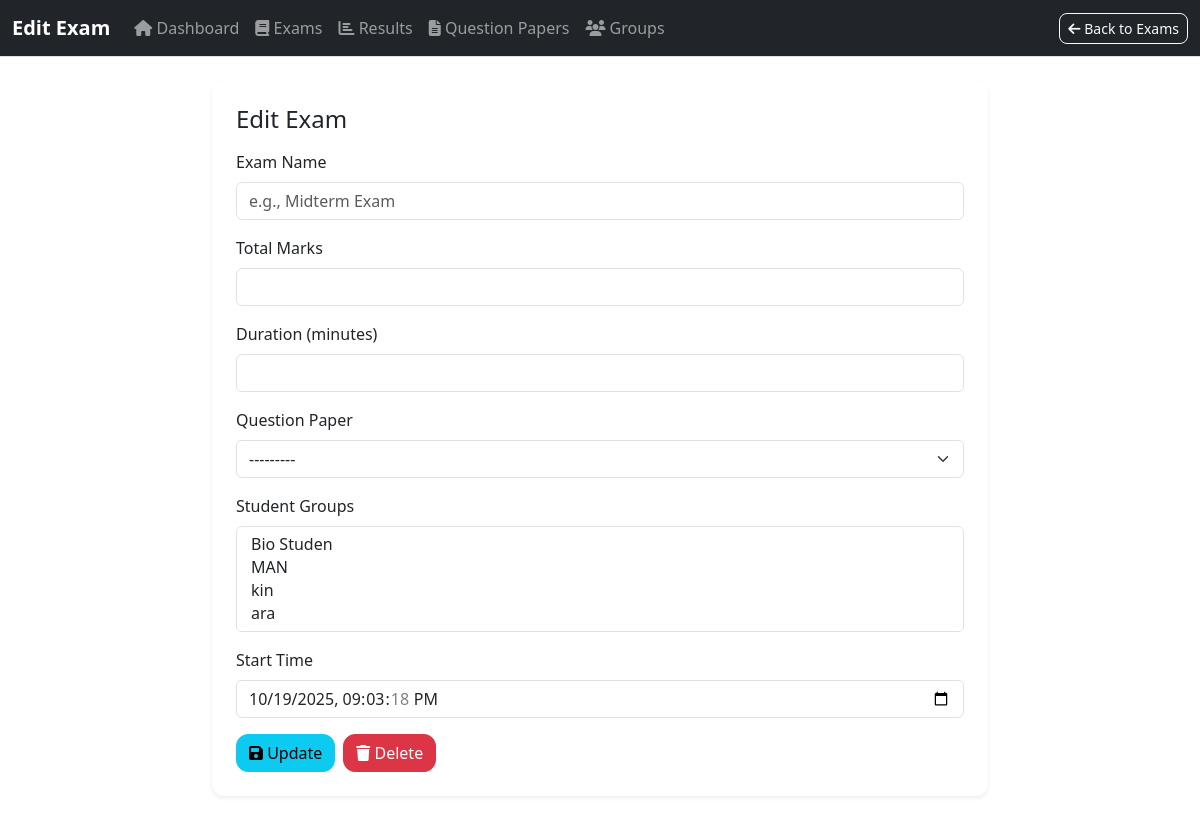
Page /prof/exams/25/edit (signed in) on the earlier database version.
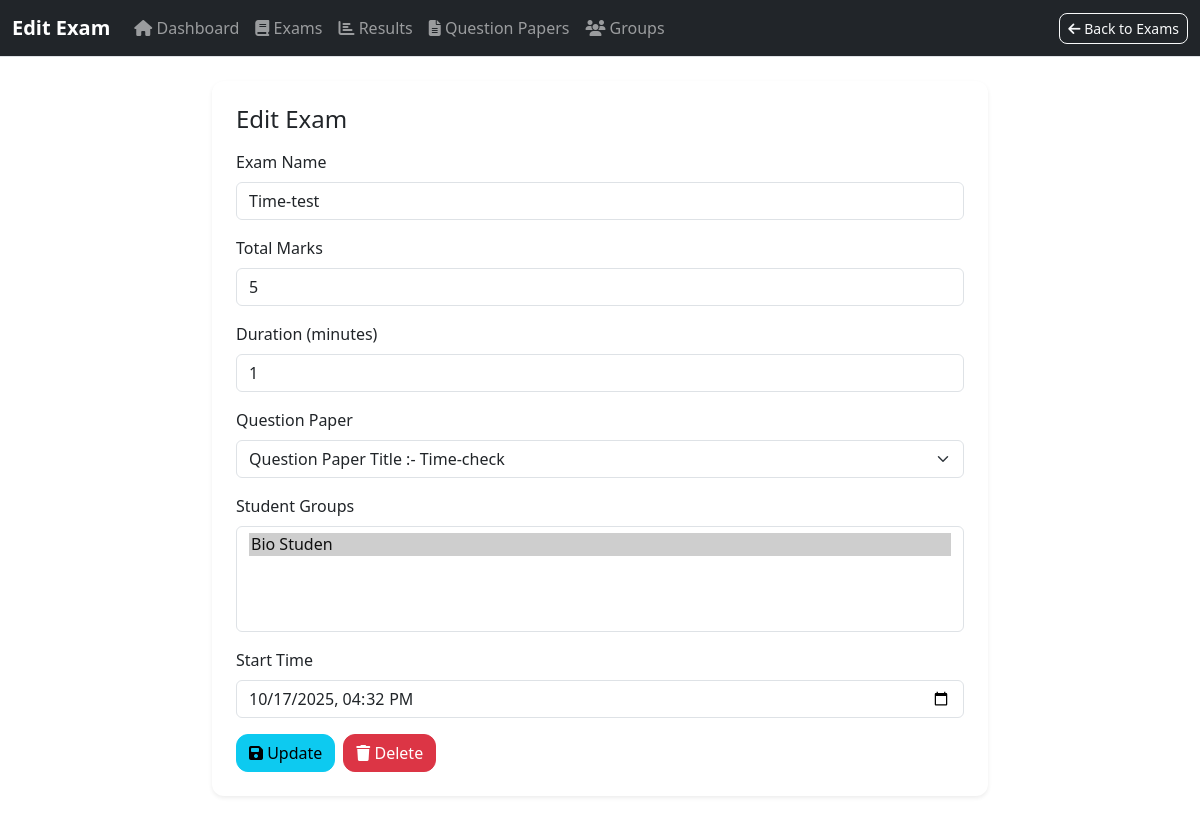
Same page on the later database version.
### main/models/exam.py (models this page shows, shortened)
class Exam_Model(models.Model):
    professor = models.ForeignKey(User, limit_choices_to={'groups__name': "Professor"}, on_delete=models.CASCADE)
    name = models.CharField(max_length=50)
    total_marks = models.IntegerField()
    duration = models.IntegerField()
    question_paper = models.ForeignKey(Question_Paper, on_delete=models.CASCADE, related_name='exams')
    student_group = models.ManyToManyField(Special_Students, related_name='exams')
    start_time = models.DateTimeField(default=timezone.now)
    end_time = models.DateTimeField(default=timezone.now)

### prof/views/exam.py (the view, shortened to what this page needs)
def edit_exam(request, exam_id):
    prof = request.user
    exam = Exam_Model.objects.filter(professor=prof, pk=exam_id).first()  # type: ignore
    new_Form = ExamForm(instance=exam)
    new_Form.fields["student_group"].queryset = Special_Students.objects.filter(professor=prof)  # type: ignore
    new_Form.fields["question_paper"].queryset = Question_Paper.objects.filter(professor=prof)  # type: ignore
    return render(request, 'prof/exam/edit_exam.html', {
        'form': new_Form, 'exam': exam, 'prof': prof
    })

### prof/forms.py
class ExamForm(forms.ModelForm):
    class Meta:
        model = Exam_Model
        exclude = ['professor', 'end_time']
        widgets = {
            'name': forms.TextInput(attrs={'class': 'form-control', 'placeholder': 'e.g., Midterm Exam'}),
            'total_marks': forms.NumberInput(attrs={'class': 'form-control', 'min': '0'}),
            'duration': forms.NumberInput(attrs={'class': 'form-control', 'min': '1', 'step': '1'}),
            'question_paper': forms.Select(attrs={'class': 'form-select'}),
            'student_group': forms.SelectMultiple(attrs={'class': 'form-select'}),
            'start_time': forms.DateTimeInput(attrs={'class': 'form-control', 'type': 'datetime-local'}),
        }

### main/models/group.py (called while the page is built)
    def __str__(self):
        return self.category_name

### main/models/question_paper.py (called while the page is built)
    def __str__(self):
        return f' Question Paper Title :- {self.qPaperTitle}\n'

### prof/templates/prof/exam/edit_exam.html (shortened to what this page needs)
{% extends 'prof/base/base.html' %}
{% load static %}
{% block navbar_title %}Edit Exam{% endblock navbar_title %}
{% block buttons %}
    <a class="btn btn-outline-light btn-sm" href="{% url 'prof:view_exams' %}"><i class="fa fa-arrow-left"></i> Back to Exams</a>
{% endblock buttons %}
{% block body %}
    <div class="container py-4">
        <div class="row justify-content-center">
            <div class="col-lg-8 col-md-10">
                <div class="card shadow-sm border-0 rounded-4">
                    <div class="card-body p-4">
                        <h2 class="h4 mb-3">Edit Exam</h2>
                        <form method="POST" class="needs-validation" novalidate>
                            <div class="mb-3">
                                <label class="form-label" for="{{ form.name.id_for_label }}">Exam Name</label>
                                {{ form.name }}
                            </div>
                            <div class="mb-3">
                                <label class="form-label" for="{{ form.total_marks.id_for_label }}">Total Marks</label>
                                {{ form.total_marks }}
                            </div>
                            <div class="mb-3">
                                <label class="form-label" for="{{ form.duration.id_for_label }}">Duration (minutes)</label>
                                {{ form.duration }}
                            </div>
                            <div class="mb-3">
                                <label class="form-label" for="{{ form.question_paper.id_for_label }}">Question Paper</label>
                                {{ form.question_paper }}
                            </div>
                            <div class="mb-3">
                                <label class="form-label" for="{{ form.student_group.id_for_label }}">Student Groups</label>
                                {{ form.student_group }}
                            </div>
                            <div class="mb-3">
                                <label class="form-label" for="{{ form.start_time.id_for_label }}">Start Time</label>
                                {{ form.start_time }}
                            </div>
                            <div class="d-grid gap-2 d-sm-flex">
                                <button class="btn btn-info" type="submit"><i class="fa fa-save"></i> Update</button>
                                <a onclick="return confirm('Are you sure you want to delete this exam?')" class="btn btn-danger" href="{% url 'prof:delete_exam' exam.id %}"><i class="fa fa-trash"></i> Delete</a>
                            </div>
                        </form>
                    </div>
                </div>
            </div>
        </div>
    </div>
{% endblock body %}

Differences in the rows shown:
added Exam_Model: name "Time-test", total_marks "5", duration "1", question_paper "Question Paper Title :- Time-check", start_time "10/17/2025 16:32"
Other differences:
form field student_group: "Bio Studen / MAN / kin / ara" → "Bio Studen ☑"
form field question_paper: "---------" → (not shown)
form field start_time: "10/19/2025 21:03:18" → (not shown)
